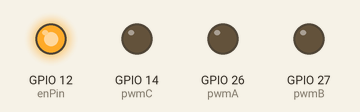
A sketch run on a simulated ESP32. Parts: output pins drawn as LEDs (lit = HIGH). What the sketch prints to the serial monitor is not drawn.

Above: at 1.15 s.
Timing chart, 0 to 1.1 s (numbered marks = the images above):
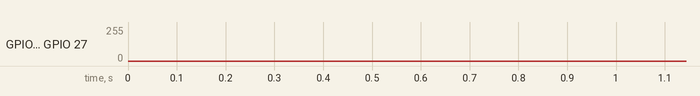

The sketch:

OpenLoop_Vel_KV980.ino
```cpp
//PWM输出引脚定义
int pwmA = 26;
int pwmB = 27;
int pwmC = 14;
int enPin = 12;

//初始变量及函数定义
#define _constrain(amt,low,high) ((amt)<(low)?(low):((amt)>(high)?(high):(amt)))
//宏定义实现的一个约束函数,用于限制一个值的范围。
//具体来说，该宏定义的名称为 _constrain，接受三个参数 amt、low 和 high，分别表示要限制的值、最小值和最大值。该宏定义的实现使用了三元运算符，根据 amt 是否小于 low 或大于 high，返回其中的最大或最小值，或者返回原值。
//换句话说，如果 amt 小于 low，则返回 low；如果 amt 大于 high，则返回 high；否则返回 amt。这样，_constrain(amt, low, high) 就会将 amt 约束在 [low, high] 的范围内。
float voltage_power_supply=12.6;
float shaft_angle=0,open_loop_timestamp=0;
float zero_electric_angle=0,Ualpha,Ubeta=0,Ua=0,Ub=0,Uc=0,dc_a=0,dc_b=0,dc_c=0;


void setup() {
  // put your setup code here, to run once:
  Serial.begin(115200);
  //PWM设置
  pinMode(pwmA, OUTPUT);
  pinMode(pwmB, OUTPUT);
  pinMode(pwmC, OUTPUT);
  pinMode(enPin, OUTPUT);
  digitalWrite(enPin, HIGH); // 启用驱动芯片
  Serial.println("FD6287T使能已开启");

  // 用新 API 初始化 PWM（合并 ledcSetup + ledcAttachPin）
  ledcAttach(pwmA, 20000, 8);
  ledcAttach(pwmB, 20000, 8);
  ledcAttach(pwmC, 20000, 8);
  Serial.println("完成PWM初始化设置");
  delay(1000);

}

// 电角度求解
float _electricalAngle(float shaft_angle, int pole_pairs) {
  return (shaft_angle * pole_pairs);
}

// 归一化角度到 [0,2PI]
float _normalizeAngle(float angle){
  float a = fmod(angle, 2*PI);   //取余运算可以用于归一化，列出特殊值例子算便知
  return a >= 0 ? a : (a + 2*PI);
  //三目运算符。格式：condition ? expr1 : expr2
  //其中，condition 是要求值的条件表达式，如果条件成立，则返回 expr1 的值，否则返回 expr2 的值。可以将三目运算符视为 if-else 语句的简化形式。
  //fmod 函数的余数的符号与除数相同。因此，当 angle 的值为负数时，余数的符号将与 _2PI 的符号相反。也就是说，如果 angle 的值小于 0 且 _2PI 的值为正数，则 fmod(angle, _2PI) 的余数将为负数。
  //例如，当 angle 的值为 -PI/2，_2PI 的值为 2PI 时，fmod(angle, _2PI) 将返回一个负数。在这种情况下，可以通过将负数的余数加上 _2PI 来将角度归一化到 [0, 2PI] 的范围内，以确保角度的值始终为正数。
}


// 设置 PWM 到控制器输出
void setPwm(float Ua, float Ub, float Uc) {

  // 计算并限制占空比到 [0, 1]
  dc_a = _constrain(Ua / voltage_power_supply, 0.0f, 1.0f);
  dc_b = _constrain(Ub / voltage_power_supply, 0.0f, 1.0f);
  dc_c = _constrain(Uc / voltage_power_supply, 0.0f, 1.0f);

  // 用「引脚」写入 PWM，占空比 0–255
  ledcWrite(pwmA, uint32_t(dc_a * 255));
  ledcWrite(pwmB, uint32_t(dc_b * 255));
  ledcWrite(pwmC, uint32_t(dc_c * 255));
}
void setPhaseVoltage(float Uq,float Ud, float angle_el) {
  angle_el = _normalizeAngle(angle_el + zero_electric_angle);
  // 帕克逆变换
  Ualpha =  -Uq*sin(angle_el);
  Ubeta =   Uq*cos(angle_el);

  // 克拉克逆变换
  Ua = Ualpha + voltage_power_supply/2;
  Ub = (sqrt(3)*Ubeta-Ualpha)/2 + voltage_power_supply/2;
  Uc = (-Ualpha-sqrt(3)*Ubeta)/2 + voltage_power_supply/2;
  setPwm(Ua,Ub,Uc);
}


//开环速度函数
float velocityOpenloop(float target_velocity){
  unsigned long now_us = micros();  //获取从开启芯片以来的微秒数，它的精度是 4 微秒。 micros() 返回的是一个无符号长整型（unsigned long）的值

  //计算当前每个Loop的运行时间间隔
  float Ts = (now_us - open_loop_timestamp) * 1e-6f;

  //由于 micros() 函数返回的时间戳会在大约 70 分钟之后重新开始计数，在由70分钟跳变到0时，TS会出现异常，因此需要进行修正。如果时间间隔小于等于零或大于 0.5 秒，则将其设置为一个较小的默认值，即 1e-3f
  if(Ts <= 0 || Ts > 0.5f) Ts = 1e-3f;


  // 通过乘以时间间隔和目标速度来计算需要转动的机械角度，存储在 shaft_angle 变量中。在此之前，还需要对轴角度进行归一化，以确保其值在 0 到 2π 之间。
  shaft_angle = _normalizeAngle(shaft_angle + target_velocity*Ts);
  //以目标速度为 10 rad/s 为例，如果时间间隔是 1 秒，则在每个循环中需要增加 10 * 1 = 10 弧度的角度变化量，才能使电机转动到目标速度。
  //如果时间间隔是 0.1 秒，那么在每个循环中需要增加的角度变化量就是 10 * 0.1 = 1 弧度，才能实现相同的目标速度。因此，电机轴的转动角度取决于目标速度和时间间隔的乘积。

  // 使用早前设置的voltage_power_supply的1/3作为Uq值，这个值会直接影响输出力矩
  // 最大只能设置为Uq = voltage_power_supply/2，否则ua,ub,uc会超出供电电压限幅


  float Uq = voltage_power_supply/7.5;

  setPhaseVoltage(Uq,  0, _electricalAngle(shaft_angle, 7));

  open_loop_timestamp = now_us;  //用于计算下一个时间间隔
    // 用新 API 初始化 PWM（合并 ledcSetup + ledcAttachPin）
  ledcAttach(pwmA, 30000, 8);
  ledcAttach(pwmB, 30000, 8);
  ledcAttach(pwmC, 30000, 8);

  return Uq;
}


void loop() {
  // put your main code here, to run repeatedly:
   velocityOpenloop(100);
}
```
